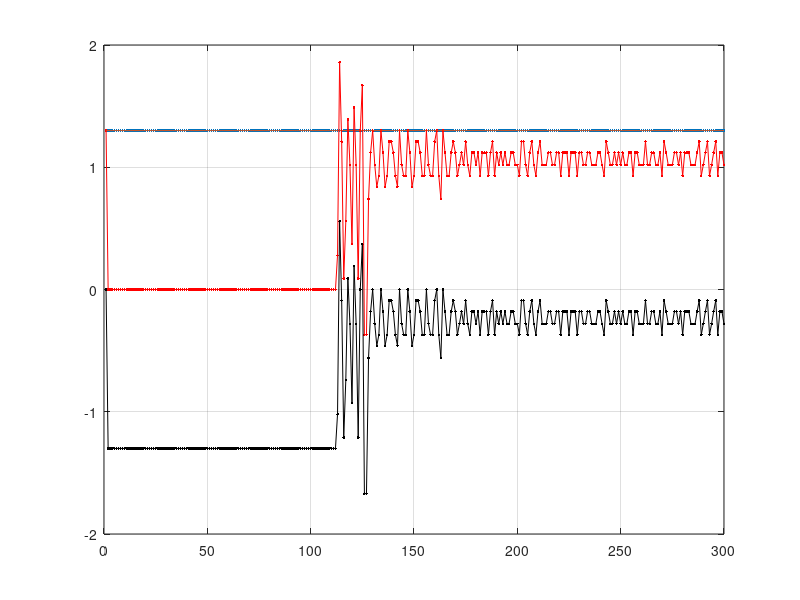

Here is the MATLAB script that generated this plot:
clc
clear
fid1 = fopen('acutal.txt','rt');
fid2 = fopen('target.txt','rt');
fid3 = fopen('dT.txt','rt');


actual=fscanf(fid1,'%f\n',300);
target=fscanf(fid2,'%f\n',300);
dT=fscanf(fid3,'%f\n',300);
error=target-actual;

fclose(fid1);
fclose(fid2);
fclose(fid3);
figure;
plot(actual,'.');hold on;plot(target,'.r');grid on;plot(error,'.k');
plot(actual);hold on;plot(target,'r');grid on;plot(error,'k');
mean_err=mean(error(150:300))